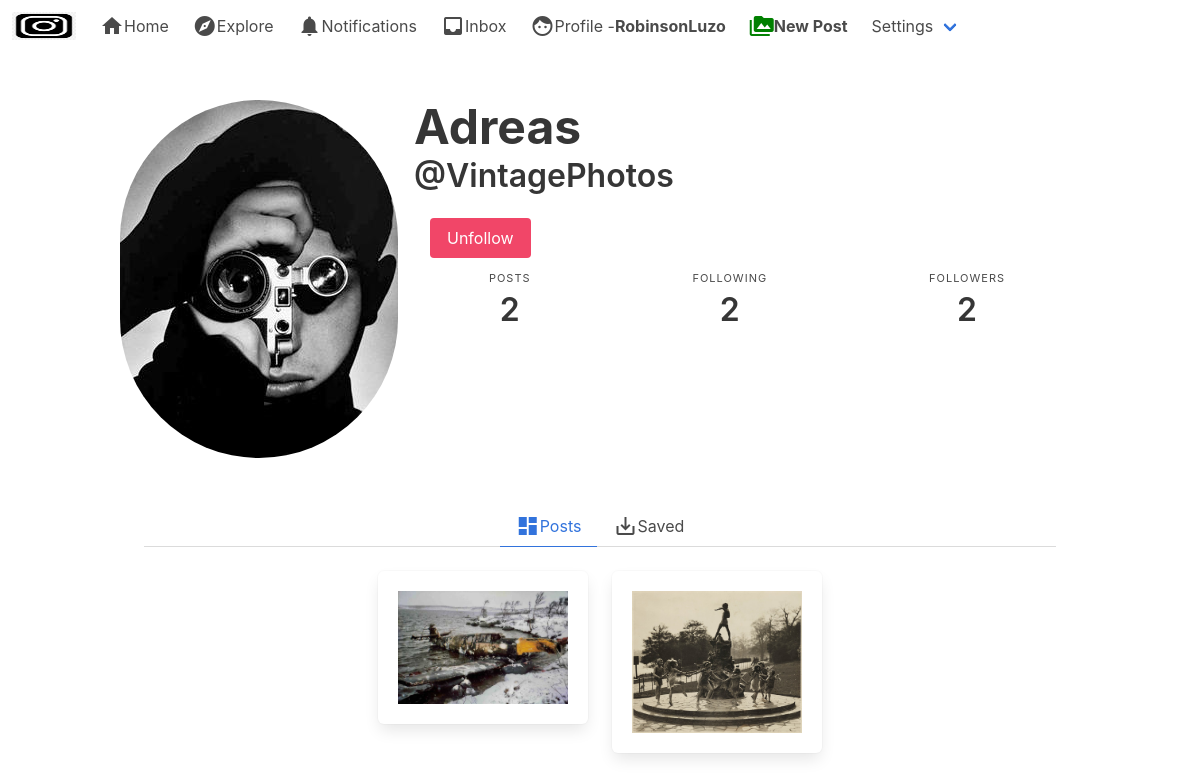
Page /VintagePhotos/ (signed in) on the committed database.
### authy/models.py (models this page shows)
class Profile(models.Model):
	user = models.OneToOneField(User, on_delete=models.CASCADE)
	first_name = models.CharField(max_length=50, null=True, blank=True)
	last_name = models.CharField(max_length=50, null=True, blank=True)
	location = models.CharField(max_length=50, null=True, blank=True)
	url = models.CharField(max_length=80, null=True, blank=True)
	profile_info = models.TextField(max_length=150, null=True, blank=True)
	created = models.DateField(auto_now_add=True)
	favorites = models.ManyToManyField(Post)
	picture = models.ImageField(upload_to=user_directory_path, blank=True, null=True, verbose_name='Picture')

### post/models.py (models this page shows)
class Post(models.Model):
    id = models.UUIDField(primary_key=True, default=uuid.uuid4, editable=False)
    picture = models.ImageField(upload_to=user_directory_path, verbose_name='Picture', null=False)
    caption = models.TextField(max_length=1500, verbose_name='Caption')
    posted = models.DateTimeField(auto_now_add=True)
    tags = models.ManyToManyField(Tag, related_name='tags')
    user = models.ForeignKey(User, on_delete=models.CASCADE)
    likes = models.IntegerField(default=0)
    def get_absolute_url(self):
        return reverse('postdetails', args=[str(self.id)])

### authy/views.py (the view)
# urls.py: path('<username>/', UserProfile, name='profile'),
def UserProfile(request, username):
	user = get_object_or_404(User, username=username)
	profile = Profile.objects.get(user=user)
	url_name = resolve(request.path).url_name
	if url_name == 'profile':
		posts = Post.objects.filter(user=user).order_by('-posted')
	else:
		posts = profile.favorites.all()
	posts_count = Post.objects.filter(user=user).count()
	following_count = Follow.objects.filter(follower=user).count()
	followers_count = Follow.objects.filter(following=user).count()
	follow_status = Follow.objects.filter(following=user, follower=request.user).exists()
	paginator = Paginator(posts, 6)
	page_number = request.GET.get('page')
	posts_paginator = paginator.get_page(page_number)
	template = loader.get_template('profile.html')
	context = {
		'posts': posts_paginator,
		'profile': profile,
		'url_name': url_name,
		'posts_count': posts_count,
		'following_count': following_count,
		'followers_count': followers_count,
		'follow_status': follow_status,
	}
	return HttpResponse(template.render(context, request))

### notebook/templates/profile.html (shortened to what this page needs)
{% extends 'base.html' %}
{% load static %}
{% block content %}
<article class="media">
    <div class="media-left">
        <figure class="image is-256x256">
            {% if profile.picture %}
                <img class="is-rounded" src="{{ profile.picture.url }}">
            {% else %}
                <img class="is-rounded" src="https://bulma.io/images/placeholders/256x256.png">
            {% endif %}
        </figure>
    </div>
    <div class="media-content">
        <div class="content">
            <h1 style="font-weight: bold;" class="title is-1">{% if profile.first_name %}
                {{ profile.first_name }} {{ profile.last_name }} {% endif %}</h1>
            <h2 class="subtitle is-3">@{{ profile.user }}</h2>
            {% if user.is_authenticated and user != profile.user %}
            <div class="media-right">
                {% if follow_status == True %}
                    <a href="{% url 'follow' profile.user 0 %}" class="button is-danger">Unfollow</a>
                {% else %}
                    <a href="{% url 'follow' profile.user 1 %}" class="button is-success">Follow</a>
                {% endif %}
            </div>
            {% endif %}
        </div>
        <nav class="level is-mobile">
            <div class="level-item has-text-centered">
                <div>
                <p class="heading">Posts</p>
                <p class="title">{{ posts_count }}</p>
                </div>
            </div>
            <div class="level-item has-text-centered">
                <div>
                <p class="heading">Following</p>
                <p class="title">{{ following_count }}</p>
                </div>
            </div>
            <div class="level-item has-text-centered">
                <div>
                <p class="heading">Followers</p>
                <p class="title">{{ followers_count }}</p>
                </div>
            </div>
        </nav>
    </div>
</article>
<section class="section">
    <div class="container">
        <div class="tabs is-centered">
            <ul>
                <li class="{% if url_name == 'profile' %}is-active{% endif %}">
                    <a href="{% url 'profile' profile.user %}"><span class="material-icons">dashboard</span>Posts</a>
                </li>
                <li class="{% if url_name == 'profilefavorites' %}is-active{% endif %}">
                    <a href="{% url 'profilefavorites' profile.user %}"><span class="material-icons">save_alt</span>Saved</a>
                </li>
            </ul>
        </div>
    <div class="columns is-mobile is-multiline is-centered">
        {% for post in posts %}
        <div class="column is-one-quarter">
            <div class="box">
                <figure class="image is-256x256">
                    <a href="{{ post.get_absolute_url }}"><img src="{{ post.picture.url }}" alt="Image"></a>
                </figure>
            </div>
        </div>
        {% empty %}
        <br>
        <h3 class="title is-3">Such empty... Post something!</h3>
        {% endfor %}
    </div>
</section>
{% endblock %}

### notebook/templates/base.html (shortened to what this page needs)
{% load static %}
<!DOCTYPE html>
<html>
    <head>
        <link rel="stylesheet" href="{% static 'css/bulma.min.css' %}">
        <link rel="stylesheet" href="{% static 'css/style.css' %}">
    </head>
    <body>
        <nav class="navbar" role="navigation" aria-label="main navigation">
            <div class="navbar-brand">
                <a class="navbar-item" href="https://bulma.io">
                    <img src="{% static 'img/instagram_black.png' %}" width="64" height="64">
                </a>
            </div>
            <div id="navbarBasicExample" class="navbar-menu">
                <div class="navbar-start">
                    <a href="{% url 'index' %}" class="navbar-item">
                        <span class="material-icons">home</span>
                        Home
                    </a>
                    <a class="navbar-item">
                        <span class="material-icons">explore</span>
                        Explore
                    </a>
                    <a class="navbar-item">
                        <span class="material-icons">notifications</span>
                        Notifications
                    </a>
                    <a class="navbar-item">
                        <span class="material-icons">inbox</span>
                        Inbox
                    </a>
                    <a href="{% url 'profile' request.user %}" class="navbar-item">
                        <span class="material-icons">face</span>
                        Profile - <strong>{{ request.user }}</strong>
                    </a>
                    <a href="{% url 'newpost' %}" class="navbar-item">
                        <span style="color: green;" class="material-icons">perm_media</span>
                        <strong>New Post</strong>
                    </a>
                    <div class="navbar-item has-dropdown is-hoverable">
                        <a class="navbar-link">
                            Settings
                        </a>
                    </div>
                </div>
            </div>
        </nav>
    <section class="section">
        <div class="container">
            {% block content %}
            {% endblock %}
        </div>
    </section>
    </body>
</html>

### rows in the picture
Profile: picture (picture), first_name "Adreas", user "VintagePhotos"
Post: picture (picture)
Post: picture (picture)

### other values in the picture
{{ request.user }} "RobinsonLuzo"
{{ posts_count }} "2"
{{ following_count }} "2"
{{ followers_count }} "2"
